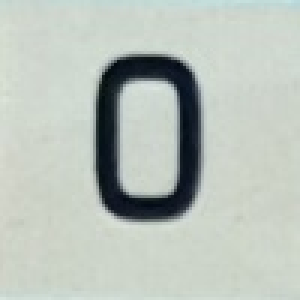
#> input picture imagini_auxiliare/templates/0.jpg, 100 x 100 px, given in place of 01.jpg, which was not available (shown 3 times larger)
$ python solve.py
#> lines starting #> are read from the running program, lines starting #| are printed output that depends on the picture; after the words box and inside, x2 and y2 are one past the last pixel; in counts of white or black regions, pixels touching at a corner belong together; pictures that were not available may be replaced by others from this repository, and a replacement may not be noted
### configs.py
import os
import numpy as np
import cv2 as cv

rootDir = os.getcwd()
trainDir = os.path.join(rootDir, 'antrenare')
templatesDir = os.path.join(rootDir, 'imagini_auxiliare/templates/')
trainImages = os.listdir(trainDir)
trainImages = sorted([image for image in trainImages if '.jpg' in image])
trainImagesCopy = trainImages.copy()
trainAnnotations = os.listdir(trainDir)
trainAnnotations = sorted([file for file in trainAnnotations if '.txt' in file])
trainAnnotationsCopy = trainAnnotations.copy()
boardTemplatePath = os.path.join(templatesDir, '01.jpg')
solutionDir = os.path.join(rootDir, 'evaluare', 'fisiere_solutie', '463_Anghel_Ioan-Tudor-Alexandru')

nGames = 4

nCells = 14
origBoard = np.full((nCells, nCells), -1)
origBoard[6][6] = 1
origBoard[6][7] = 2
origBoard[7][6] = 3
origBoard[7][7] = 4
def getNewBoard():
    return origBoard.copy()
multiplier = np.ones((nCells, nCells))
rows = [i for i in range(14)]
cols = [chr(ord('A') + i) for i in range(14)]

for i in range(5):
    multiplier[i][i] = 2
    multiplier[i + 9][i + 9] = 2
    multiplier[nCells - i - 1][i] = 2
    multiplier[i][nCells - i - 1] = 2
#> further down, boardTemplate is the input picture: shape (100, 100, 3); mean B, G, R 186.7, 194.2, 185.9

multiplier[0][0] = 3
multiplier[0][6] = 3
multiplier[0][7] = 3
multiplier[0][13] = 3
multiplier[6][0] = 3
multiplier[6][13] = 3
multiplier[7][0] = 3
multiplier[7][13] = 3
multiplier[13][0] = 3
multiplier[13][6] = 3
multiplier[13][7] = 3
multiplier[13][13] = 3

constraints = {
    (2, 5): "/",
    (2, 10): "/",
    (3, 6): "-",
    (3, 9): "-",
    (4, 7): "+",
    (4, 8): "*",
    (5, 2): "/",
    (5, 7): "*",
    (5, 8): "+",
    (5, 13): "/",
    (6, 3): "-",
    (6, 12): "-",
    (7, 4): "*",
    (7, 5): "+",
    (7, 10): "*",
    (7, 11): "+",
    (8, 4): "+",
    (8, 5): "*",
    (8, 10): "+",
    (8, 11): "*",
    (9, 3): "-",
    (9, 12): "-",
    (10, 2): "/",
    (10, 7): "+",
    (10, 8): "*",
    (10, 13): "/",
    (11, 7): "*",
    (11, 8): "+",
    (12, 6): "-",
    (12, 9): "-",
    (13, 5): "/",
    (13, 10): "/"
}

pieces = {
    0: 1,

    1: 7, 2: 7, 3: 7, 4: 7, 5: 7, 6: 7, 7: 7, 8: 7, 9: 7, 10: 7,

    11: 1, 12: 1, 13: 1, 14: 1, 15: 1, 16: 1, 17: 1, 18: 1, 19: 1,

    20: 1, 21: 1, 24: 1, 25: 1, 27: 1, 28: 1,

    30: 1, 32: 1, 35: 1, 36: 1,

    40: 1, 42: 1, 45: 1, 48: 1, 49: 1,

    50: 1, 54: 1, 56: 1,

    60: 1, 63: 1, 64: 1,

    70: 1, 72: 1,

    80: 1, 81: 1,

    90: 1
}

### functions.py
import matplotlib.pyplot as plt
import cv2 as cv
from math import ceil, floor, sqrt
from configs import *

# [9 lines left out: function showImage, not called in this run]

def getBoard(img):
    boardMaskLow = (100, 50, 50)
    boardMaskHigh = (140, 255, 255)

    hsvImage = cv.cvtColor(img, cv.COLOR_BGR2HSV)
#> hsvImage: shape (100, 100, 3); mean H, S, V 61.4, 23.2, 195

    boardMask = cv.inRange(hsvImage, boardMaskLow, boardMaskHigh)
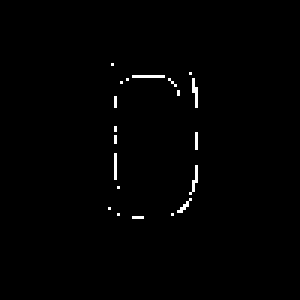
#> boardMask: shape (100, 100) (shown 3 times larger); 0.83% white in thin lines or dots, all inside (x1, y1, x2, y2) = (36, 21, 66, 73)

    contours, _ = cv.findContours(boardMask, cv.RETR_EXTERNAL, cv.CHAIN_APPROX_SIMPLE)
#> contours = 20 contours, all with area under 20
    largestContour = max(contours, key=cv.contourArea)
#> largestContour = [[63, 66], [59, 70], [60, 70], [62, 68], [62, 67]]
    x, y, w, h = cv.boundingRect(largestContour)
#> x = 59; y = 66; w = 5; h = 5

    cutoutBoard = img[y : y + h, x : x + w]

    return cutoutBoard

def resizeBoard(board, width, height):
#> called with board = array of shape (5, 5, 3), width = 1980, height = 1980
    board = cv.resize(board, (width, height), interpolation=cv.INTER_LINEAR)
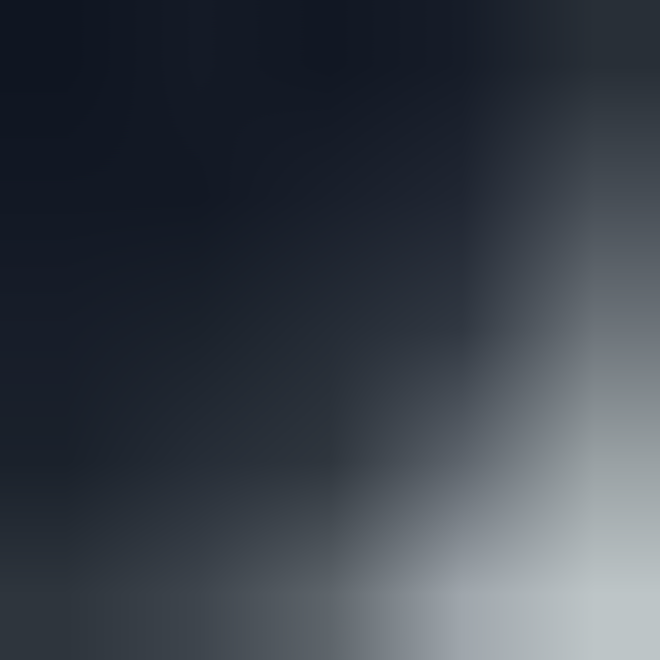
#> board: shape (1980, 1980, 3) (shown at 1/3 size); mean of channels 0, 1, 2 73, 63.8, 57.1; drawn as B, G, R
    return board

# [135 lines left out: functions getCells, matchPiece, getCellIndex, getMaxEnergyConcentration, maximizeRightSideEnergy, checkCombinations and 1 more, not called in this run]

### solve.py
from functions import *

if __name__ == "__main__":
    boardTemplate = cv.imread(boardTemplatePath)
    boardTemplate = getBoard(boardTemplate)
    boardTemplate = resizeBoard(boardTemplate, 1980, 1980)
    for game in range(1, nGames + 1):
        board = getNewBoard()
        turnsFile = os.path.join(trainDir, f'{game}_turns.txt')
        trainImages = [image for image in trainImagesCopy if image.startswith(str(game))]
        trainAnnotations = [file for file in trainAnnotationsCopy if file.startswith(str(game))]
        previousRoundBoard = boardTemplate
#> (the run stopped early here; a loop or call above may not have finished)

$ run again, on imagini_auxiliare/templates/12.jpg
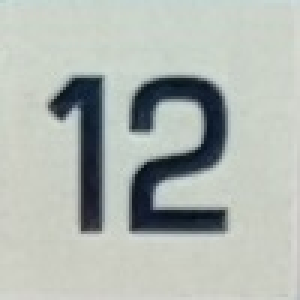
#> input picture imagini_auxiliare/templates/12.jpg, 100 x 100 px, given in place of 01.jpg, which was not available (shown 3 times larger)
#> boardTemplate is the input picture: shape (100, 100, 3); mean B, G, R 178.2, 184, 177.3
#> hsvImage: shape (100, 100, 3); mean H, S, V 59.4, 25.1, 185.5
#> in getBoard, `boardMask = cv.inRange(hsvImage, boardMaskLow, boardMaskHigh)`:
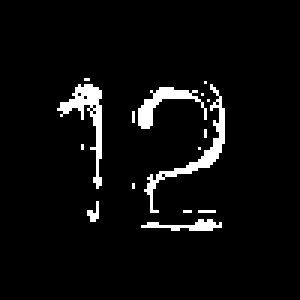
#> boardMask: shape (100, 100) (shown 3 times larger); 4.9% white in thin lines or dots, all inside (x1, y1, x2, y2) = (19, 26, 75, 77)
#> contours = 16 contours, 12 with area under 20; largest, box (x1, y1, x2, y2) and area: (19, 28, 34, 63) 99, (48, 28, 75, 71) 90, (46, 29, 69, 43) 68, (47, 73, 74, 77) 26
#> largestContour = contour of 55 points, box (x1, y1, x2, y2) (19, 28, 34, 63), area 99
#> x = 19; y = 28; w = 15; h = 35
#> in resizeBoard, `board = cv.resize(board, (width, height), interpolation=cv.INTER_LINEAR)`:
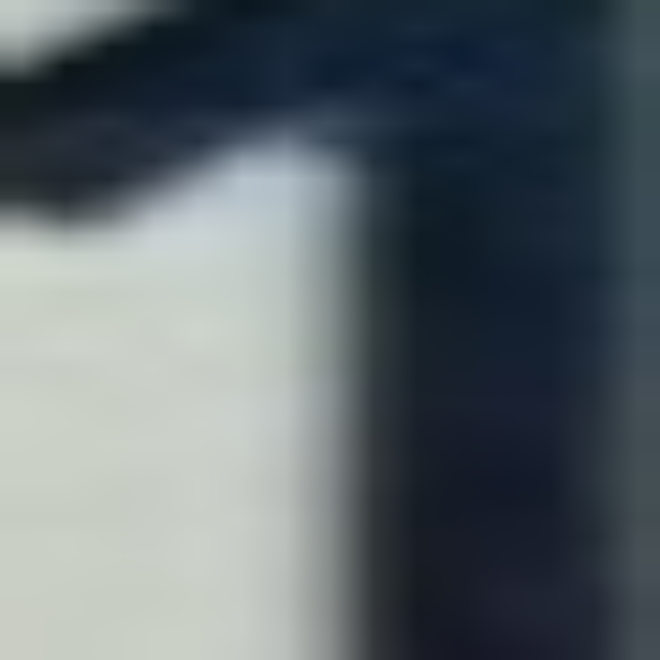
#> board: shape (1980, 1980, 3) (shown at 1/3 size); mean of channels 0, 1, 2 108.2, 103.1, 93.5; drawn as B, G, R

$ run again, on imagini_auxiliare/templates/13.jpg
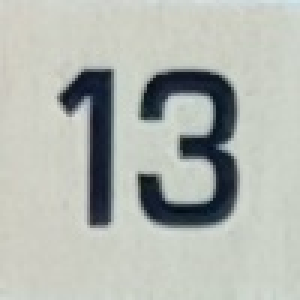
#> input picture imagini_auxiliare/templates/13.jpg, 100 x 100 px, given in place of 01.jpg, which was not available (shown 3 times larger)
#> boardTemplate is the input picture: shape (100, 100, 3); mean B, G, R 177.3, 183.8, 179.1
#> hsvImage: shape (100, 100, 3); mean H, S, V 53.3, 24.6, 185.3
#> in getBoard, `boardMask = cv.inRange(hsvImage, boardMaskLow, boardMaskHigh)`:
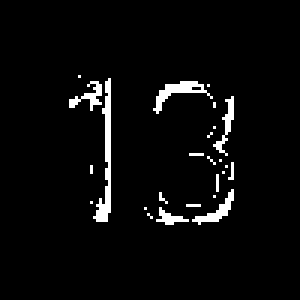
#> boardMask: shape (100, 100) (shown 3 times larger); 3.8% white in thin lines or dots, all inside (x1, y1, x2, y2) = (23, 25, 78, 75)
#> contours = 25 contours, 21 with area under 20; largest, box (x1, y1, x2, y2) and area: (31, 26, 37, 74) 58, (51, 27, 71, 38) 45, (64, 63, 78, 75) 30, (71, 32, 78, 52) 20
#> largestContour = contour of 31 points, box (x1, y1, x2, y2) (31, 26, 37, 74), area 58
#> x = 31; y = 26; w = 6; h = 48
#> in resizeBoard, `board = cv.resize(board, (width, height), interpolation=cv.INTER_LINEAR)`:
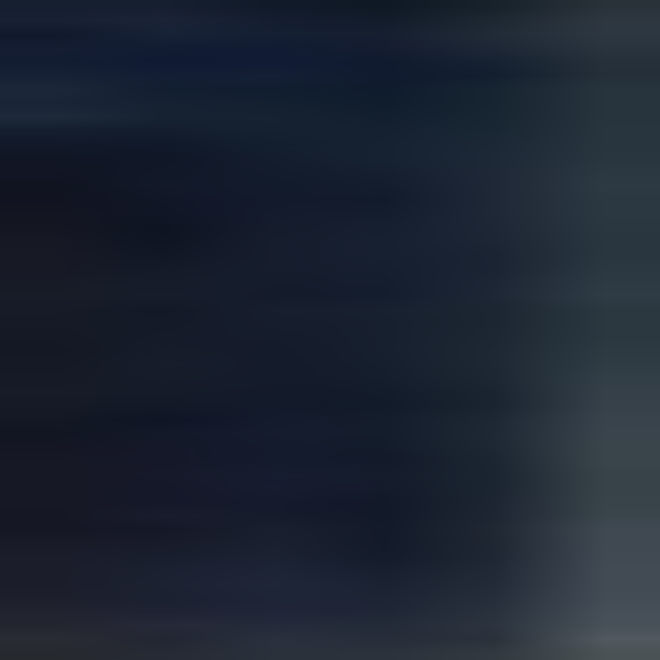
#> board: shape (1980, 1980, 3) (shown at 1/3 size); mean of channels 0, 1, 2 50.3, 36.3, 28.3; drawn as B, G, R

$ run again, on imagini_auxiliare/templates/14.jpg
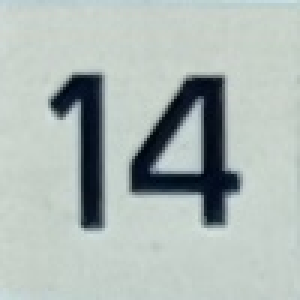
#> input picture imagini_auxiliare/templates/14.jpg, 100 x 100 px, given in place of 01.jpg, which was not available (shown 3 times larger)
#> boardTemplate is the input picture: shape (100, 100, 3); mean B, G, R 181.2, 184.8, 174
#> hsvImage: shape (100, 100, 3); mean H, S, V 77, 31.5, 186.4
#> in getBoard, `boardMask = cv.inRange(hsvImage, boardMaskLow, boardMaskHigh)`:
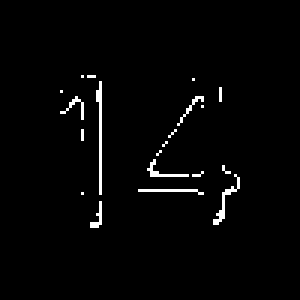
#> boardMask: shape (100, 100) (shown 3 times larger); 1.9% white in thin lines or dots, all inside (x1, y1, x2, y2) = (20, 25, 80, 76)
#> contours = 20 contours, all with area under 20
#> largestContour = contour of 23 points, box (x1, y1, x2, y2) (71, 58, 80, 75), area 10
#> x = 71; y = 58; w = 9; h = 17
#> in resizeBoard, `board = cv.resize(board, (width, height), interpolation=cv.INTER_LINEAR)`:
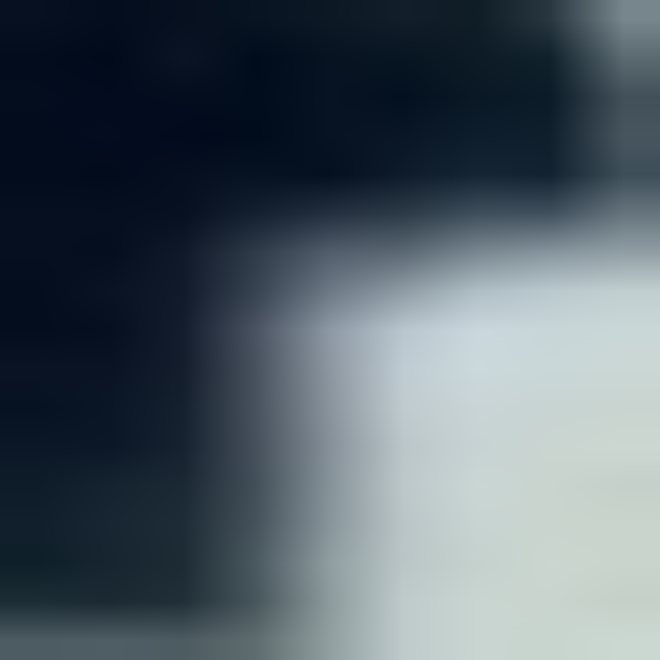
#> board: shape (1980, 1980, 3) (shown at 1/3 size); mean of channels 0, 1, 2 102.1, 92.8, 80.6; drawn as B, G, R
